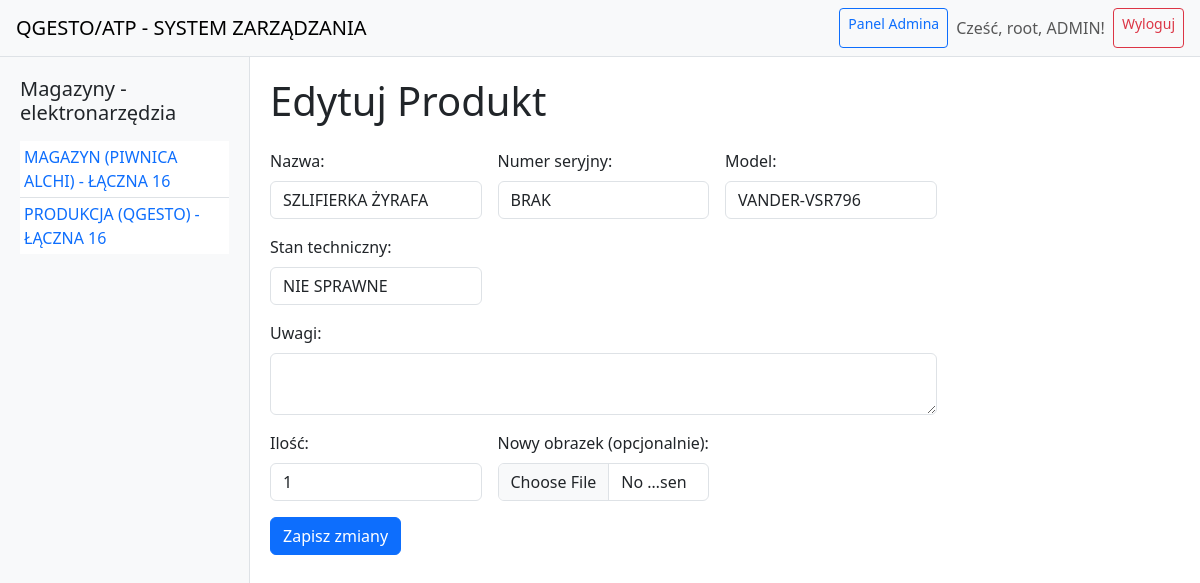
/edytuj_produkt/2 (signed in), run on the app's committed database.
### app.py (models this page shows)
class Magazyn(db.Model):
    id = db.Column(db.Integer, primary_key=True)
    nazwa = db.Column(db.String(100), nullable=False, unique=True)
    produkty = db.relationship('Produkt', backref='magazyn', lazy=True)

class Produkt(db.Model):
    id = db.Column(db.Integer, primary_key=True)
    nazwa = db.Column(db.String(100), nullable=False)
    ilosc = db.Column(db.Integer, nullable=False)
    magazyn_id = db.Column(db.Integer, db.ForeignKey('magazyn.id'), nullable=False)
    obrazek = db.Column(db.String(200), nullable=True)
    numer_seryjny = db.Column(db.String(100), nullable=True)
    model = db.Column(db.String(100), nullable=True)
    uwagi = db.Column(db.Text, nullable=True)
    stan_techniczny = db.Column(db.String(100), nullable=True)

### app.py (the view, shortened to what this page needs)
@app.route('/edytuj_produkt/<int:produkt_id>', methods=['GET','POST'])
def edytuj_produkt(produkt_id):
    if 'user_id' not in session or session.get('grupa') < 2:
        flash('Brak uprawnień do edycji produktów!', 'danger')
        return redirect(url_for('index'))
    produkt = Produkt.query.get_or_404(produkt_id)
    return render_template('edytuj_produkt.html', produkt=produkt)

### app.py (called while the page is built)
@app.context_processor
def inject_magazyny():
    magazyny_all = Magazyn.query.all()
    return {'magazyny_sidebar': magazyny_all}

### templates/edytuj_produkt.html (shortened to what this page needs)
{% extends "base.html" %}
{% block content %}
<h1 class="mb-4">Edytuj Produkt</h1>
<form action="" method="post" enctype="multipart/form-data" class="row g-3 w-75">
    {% if session.get('grupa') == 3 %}
    <div class="col-md-4">
        <label for="nazwa" class="form-label">Nazwa:</label>
        <input type="text" id="nazwa" name="nazwa" value="{{ produkt.nazwa }}" class="form-control" required>
    </div>
    <div class="col-md-4">
        <label for="numer_seryjny" class="form-label">Numer seryjny:</label>
        <input type="text" id="numer_seryjny" name="numer_seryjny" value="{{ produkt.numer_seryjny }}" class="form-control">
    </div>
    <div class="col-md-4">
        <label for="model" class="form-label">Model:</label>
        <input type="text" id="model" name="model" value="{{ produkt.model }}" class="form-control">
    </div>
    <div class="col-md-4">
        <label for="stan_techniczny" class="form-label">Stan techniczny:</label>
        <input type="text" id="stan_techniczny" name="stan_techniczny" value="{{ produkt.stan_techniczny }}" class="form-control">
    </div>
    <div class="col-md-12">
        <label for="uwagi" class="form-label">Uwagi:</label>
        <textarea id="uwagi" name="uwagi" class="form-control">{{ produkt.uwagi }}</textarea>
    </div>
    {% endif %}
    <div class="col-md-4">
        <label for="ilosc" class="form-label">Ilość:</label>
        <input type="number" id="ilosc" name="ilosc" value="{{ produkt.ilosc }}" class="form-control" required>
    </div>
    {% if session.get('grupa') == 3 %}
    <div class="col-md-4">
        <label for="obrazek" class="form-label">Nowy obrazek (opcjonalnie):</label>
        <input type="file" id="obrazek" name="obrazek" class="form-control">
    </div>
    {% endif %}
    <div class="col-12 mt-3">
        <button type="submit" class="btn btn-primary">Zapisz zmiany</button>
    </div>
</form>
{% endblock %}

### templates/base.html (shortened to what this page needs)
<!DOCTYPE html>
<html lang="en">
<head>
    <link href="https://cdn.jsdelivr.net/npm/bootstrap@5.3.0/dist/css/bootstrap.min.css" rel="stylesheet"/>
</head>
<body>
<nav class="navbar navbar-light bg-light px-3">
    <a class="navbar-brand" href="{{ url_for('index') }}">QGESTO/ATP - SYSTEM ZARZĄDZANIA</a>
    <div class="d-flex">
        {% if session.get('user_id') %}
            {% if session.get('username') == 'root' and session.get('grupa') == 3 %}
                <a href="{{ url_for('panel_admina') }}" class="btn btn-sm btn-outline-primary me-2">Panel Admina</a>
            {% endif %}
            <span class="navbar-text me-2">Cześć, {{ session.get('username') }}{% if session.get('stanowisko') %}, {{ session.get('stanowisko') }}{% endif %}!</span>
            <a href="{{ url_for('logout') }}" class="btn btn-sm btn-outline-danger" onclick="return confirm('Czy na pewno chcesz się wylogować?')">Wyloguj</a>
        {% else %}
            <a href="{{ url_for('login') }}" class="btn btn-sm btn-outline-success">Zaloguj</a>
        {% endif %}
    </div>
</nav>
<div class="layout">
    <aside class="sidebar">
        <h5 class="mb-3">Magazyny - elektronarzędzia</h5>
        {% if magazyny_sidebar and magazyny_sidebar|length > 0 %}
        <ul class="list-group list-group-flush">
            {% for mag in magazyny_sidebar %}
            <li class="list-group-item p-1"><a href="{{ url_for('magazyn', magazyn_id=mag.id) }}" class="text-decoration-none">{{ mag.nazwa }}</a></li>
            {% endfor %}
        </ul>
        {% else %}
        <p>Brak magazynów</p>
        {% endif %}
    </aside>
    <div class="container-fluid-main">
        {% block content %}{% endblock %}
    </div>
</div>
</body>
</html>

### templates/base.html (style rules this page uses)
body, html { height: 100%; margin: 0; }
.layout { display: flex; height: 100vh; overflow: hidden; }
.sidebar { width: 250px; background: #f8f9fa; padding: 20px; border-right: 1px solid #dee2e6; }
.container-fluid-main { flex: 1; overflow: auto; padding: 20px; }
.navbar { border-bottom: 1px solid #dee2e6; }

### data on the page
Magazyn: nazwa "MAGAZYN (PIWNICA ALCHI) - ŁĄCZNA 16"
Magazyn: nazwa "PRODUKCJA (QGESTO) - ŁĄCZNA 16"
Produkt: nazwa "SZLIFIERKA ŻYRAFA", numer_seryjny "BRAK", model "VANDER-VSR796", stan_techniczny "NIE SPRAWNE", ilosc "1"

### other printed values
{{ session.get('username') }} "root"
{{ session.get('stanowisko') }} "ADMIN"
